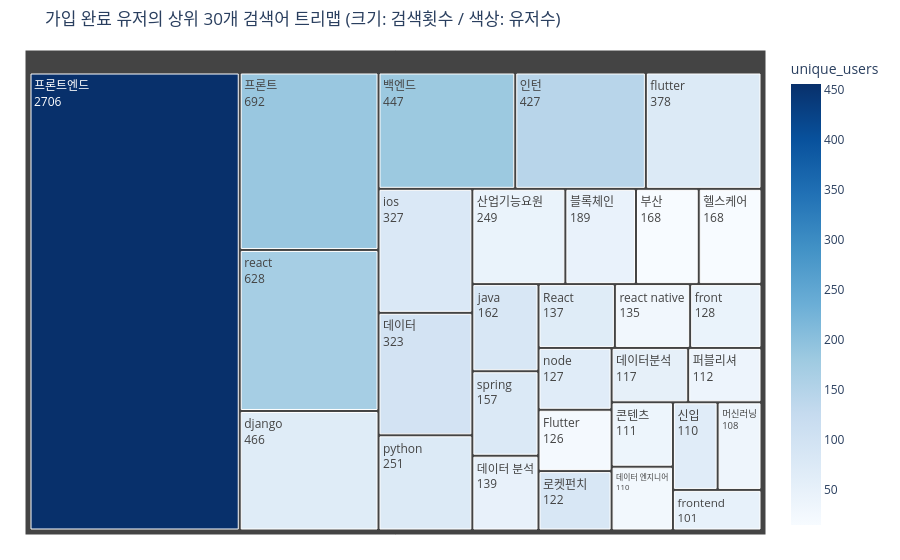

The notebook cell this image was saved under:
### Code cell
# 1. 시각화할 상위 30개 데이터만 추출
df_top30 = search_rank.head(30)

# 2. Plotly 트리맵 생성
fig = px.treemap(
    df_top30,
    path=['search_keyword'],             # 사각형을 채울 기준 컬럼
    values='search_count',               # 사각형의 크기를 결정할 기준 (총 검색 횟수)
    color='unique_users',                # 사각형의 색상 진하기를 결정할 기준 (순수 유저 수)
    color_continuous_scale='Blues',     # 색상 테마 (파란색 계열)
    title='가입 완료 유저의 상위 30개 검색어 트리맵 (크기: 검색횟수 / 색상: 유저수)'
)

# 3. 텍스트 크기 및 레이아웃 조정
fig.update_traces(textinfo="label+value")
fig.update_layout(margin=dict(t=50, l=25, r=25, b=25))

# 4. 출력
fig.show()

### Figure 1 — Plotly figure (JSON) as saved in the notebook; plotly's stock layout.template omitted (floating-point values rounded to 4 significant figures)
{"data": [{"branchvalues": "total", "customdata": [[456.0], [186.0], [169.0], [67.0], [183.0], [144.0], [75.0], [79.0], [96.0], [75.0], [44.0], [45.0], [16.0], [15.0], [84.0], [76.0], [48.0], [67.0], [29.0], [44.0], [66.0], [22.0], [85.0], [53.0], [38.0], [36.0], [26.0], [65.0], [35.0], [50.0]], "domain": {"x": [0.0, 1.0], "y": [0.0, 1.0]}, "hovertemplate": "labels=%{label}<br>search_count=%{value}<br>parent=%{parent}<br>id=%{id}<br>unique_users=%{color}<extra></extra>", "ids": ["프론트엔드", "프론트", "react", "django", "백엔드", "인턴", "flutter", "ios", "데이터", "python", "산업기능요원", "블록체인", "부산", "헬스케어", "java", "spring", "데이터 분석", "React", "react native", "front", "node", "Flutter", "로켓펀치", "데이터분석", "퍼블리셔", "콘텐츠", "데이터 엔지니어", "신입", "머신러닝", "frontend"], "labels": ["프론트엔드", "프론트", "react", "django", "백엔드", "인턴", "flutter", "ios", "데이터", "python", "산업기능요원", "블록체인", "부산", "헬스케어", "java", "spring", "데이터 분석", "React", "react native", "front", "node", "Flutter", "로켓펀치", "데이터분석", "퍼블리셔", "콘텐츠", "데이터 엔지니어", "신입", "머신러닝", "frontend"], "marker": {"coloraxis": "coloraxis", "colors": [456.0, 186.0, 169.0, 67.0, 183.0, 144.0, 75.0, 79.0, 96.0, 75.0, 44.0, 45.0, 16.0, 15.0, 84.0, 76.0, 48.0, 67.0, 29.0, 44.0, 66.0, 22.0, 85.0, 53.0, 38.0, 36.0, 26.0, 65.0, 35.0, 50.0]}, "name": "", "parents": ["", "", "", "", "", "", "", "", "", "", "", "", "", "", "", "", "", "", "", "", "", "", "", "", "", "", "", "", "", ""], "textinfo": "label+value", "type": "treemap", "values": [2706.0, 692.0, 628.0, 466.0, 447.0, 427.0, 378.0, 327.0, 323.0, 251.0, 249.0, 189.0, 168.0, 168.0, 162.0, 157.0, 139.0, 137.0, 135.0, 128.0, 127.0, 126.0, 122.0, 117.0, 112.0, 111.0, 110.0, 110.0, 108.0, 101.0]}], "layout": {"coloraxis": {"colorbar": {"title": {"text": "unique_users"}}, "colorscale": [[0.0, "rgb(247,251,255)"], [0.125, "rgb(222,235,247)"], [0.25, "rgb(198,219,239)"], [0.375, "rgb(158,202,225)"], [0.5, "rgb(107,174,214)"], [0.625, "rgb(66,146,198)"], [0.75, "rgb(33,113,181)"], [0.875, "rgb(8,81,156)"], [1.0, "rgb(8,48,107)"]]}, "legend": {"tracegroupgap": 0}, "margin": {"b": 25, "l": 25, "r": 25, "t": 50}, "title": {"text": "가입 완료 유저의 상위 30개 검색어 트리맵 (크기: 검색횟수 / 색상: 유저수)"}}}
